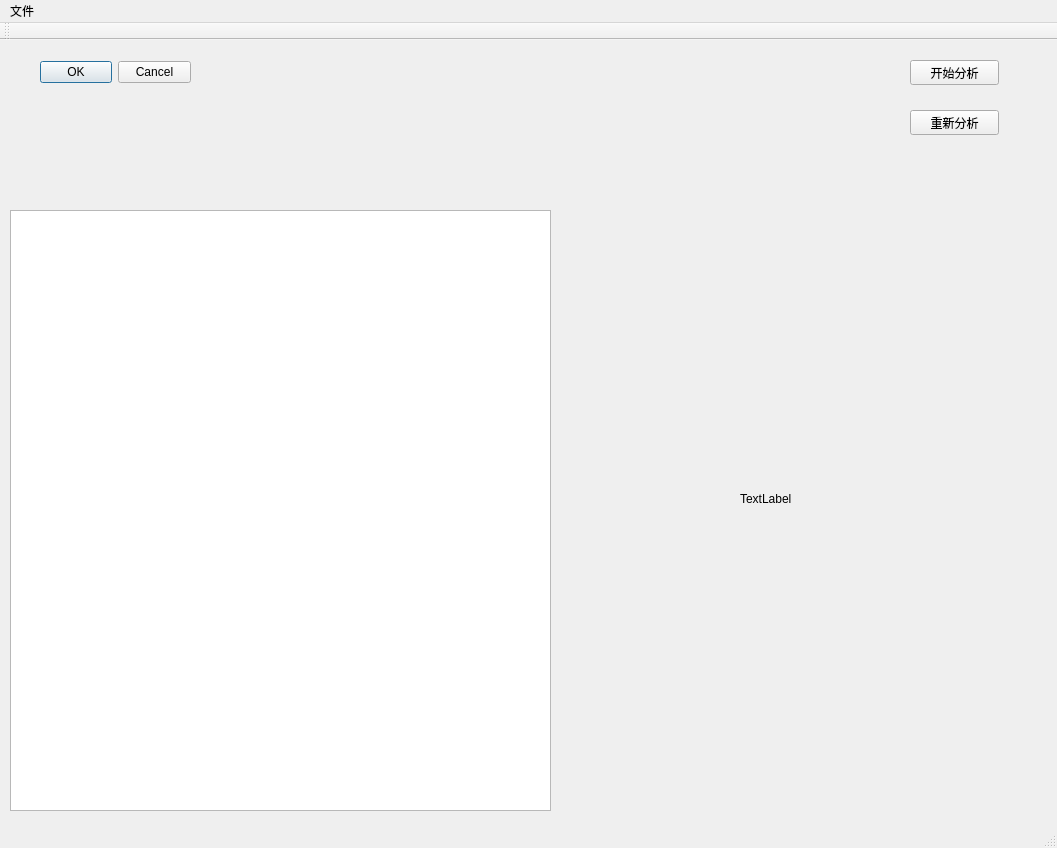
<?xml version="1.0" encoding="UTF-8"?>
<ui version="4.0">
 <class>MainWindow</class>
 <widget class="QMainWindow" name="MainWindow">
  <property name="geometry">
   <rect>
    <x>0</x>
    <y>0</y>
    <width>1057</width>
    <height>848</height>
   </rect>
  </property>
  <property name="windowTitle">
   <string>MainWindow</string>
  </property>
  <widget class="QWidget" name="centralwidget">
   <widget class="QPushButton" name="pushButton">
    <property name="geometry">
     <rect>
      <x>910</x>
      <y>20</y>
      <width>89</width>
      <height>25</height>
     </rect>
    </property>
    <property name="text">
     <string>开始分析</string>
    </property>
   </widget>
   <widget class="QPushButton" name="pushButton_2">
    <property name="geometry">
     <rect>
      <x>910</x>
      <y>70</y>
      <width>89</width>
      <height>25</height>
     </rect>
    </property>
    <property name="text">
     <string>重新分析</string>
    </property>
   </widget>
   <widget class="QDialogButtonBox" name="buttonBox">
    <property name="geometry">
     <rect>
      <x>40</x>
      <y>20</y>
      <width>151</width>
      <height>25</height>
     </rect>
    </property>
    <property name="standardButtons">
     <set>QDialogButtonBox::Cancel|QDialogButtonBox::Ok</set>
    </property>
   </widget>
   <widget class="QTextBrowser" name="textBrowser">
    <property name="geometry">
     <rect>
      <x>10</x>
      <y>170</y>
      <width>541</width>
      <height>601</height>
     </rect>
    </property>
   </widget>
   <widget class="QLabel" name="label">
    <property name="geometry">
     <rect>
      <x>740</x>
      <y>450</y>
      <width>67</width>
      <height>17</height>
     </rect>
    </property>
    <property name="text">
     <string>TextLabel</string>
    </property>
   </widget>
  </widget>
  <widget class="QMenuBar" name="menubar">
   <property name="geometry">
    <rect>
     <x>0</x>
     <y>0</y>
     <width>1057</width>
     <height>28</height>
    </rect>
   </property>
   <widget class="QMenu" name="menu">
    <property name="title">
     <string>文件</string>
    </property>
    <addaction name="action"/>
    <addaction name="action_2"/>
   </widget>
   <addaction name="menu"/>
  </widget>
  <widget class="QStatusBar" name="statusbar"/>
  <widget class="QToolBar" name="toolBar">
   <property name="windowTitle">
    <string>toolBar</string>
   </property>
   <attribute name="toolBarArea">
    <enum>TopToolBarArea</enum>
   </attribute>
   <attribute name="toolBarBreak">
    <bool>false</bool>
   </attribute>
  </widget>
  <action name="action">
   <property name="text">
    <string>打开</string>
   </property>
  </action>
  <action name="action_2">
   <property name="text">
    <string>保存结果</string>
   </property>
  </action>
 </widget>
 <resources/>
 <connections/>
</ui>
